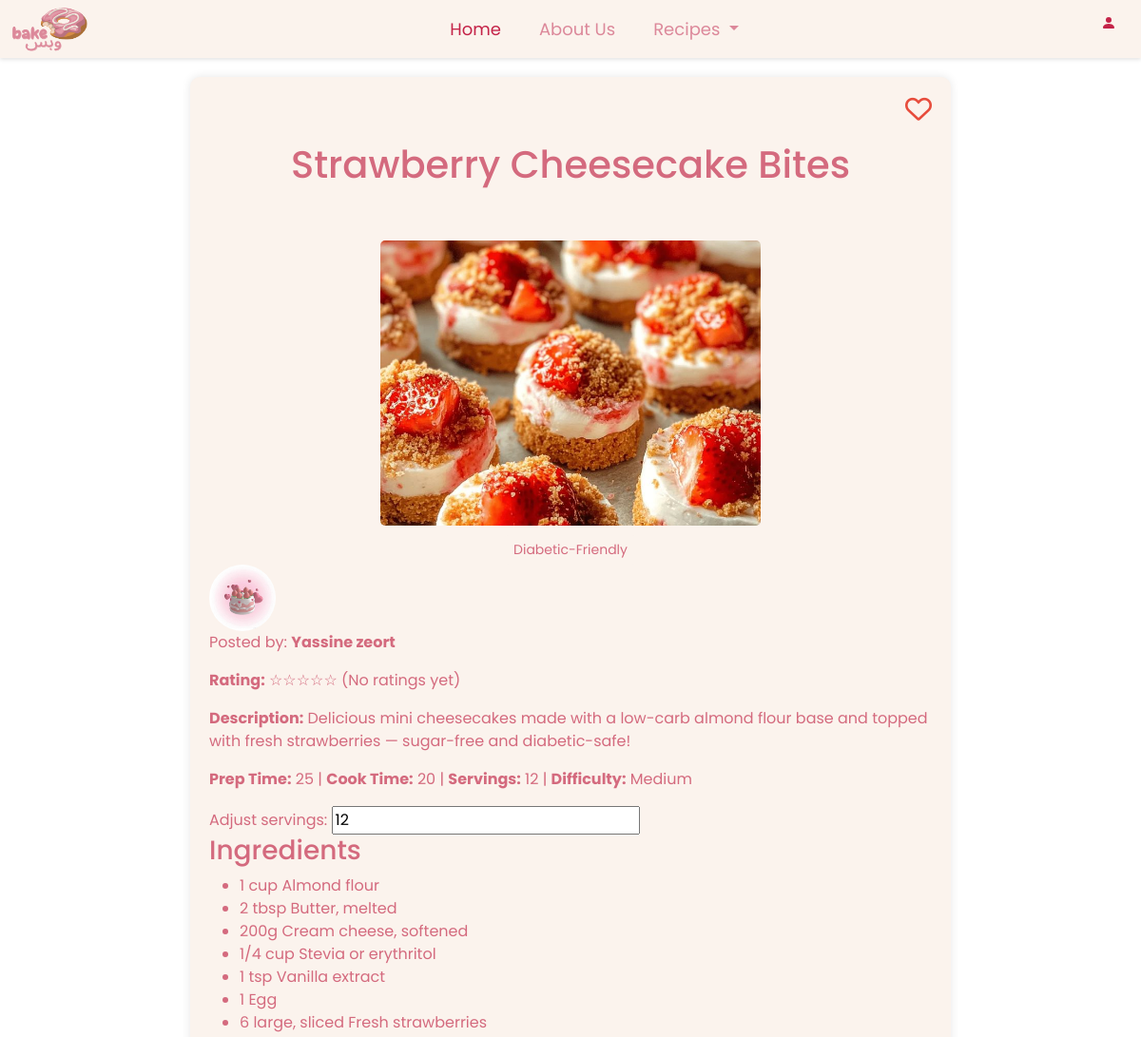
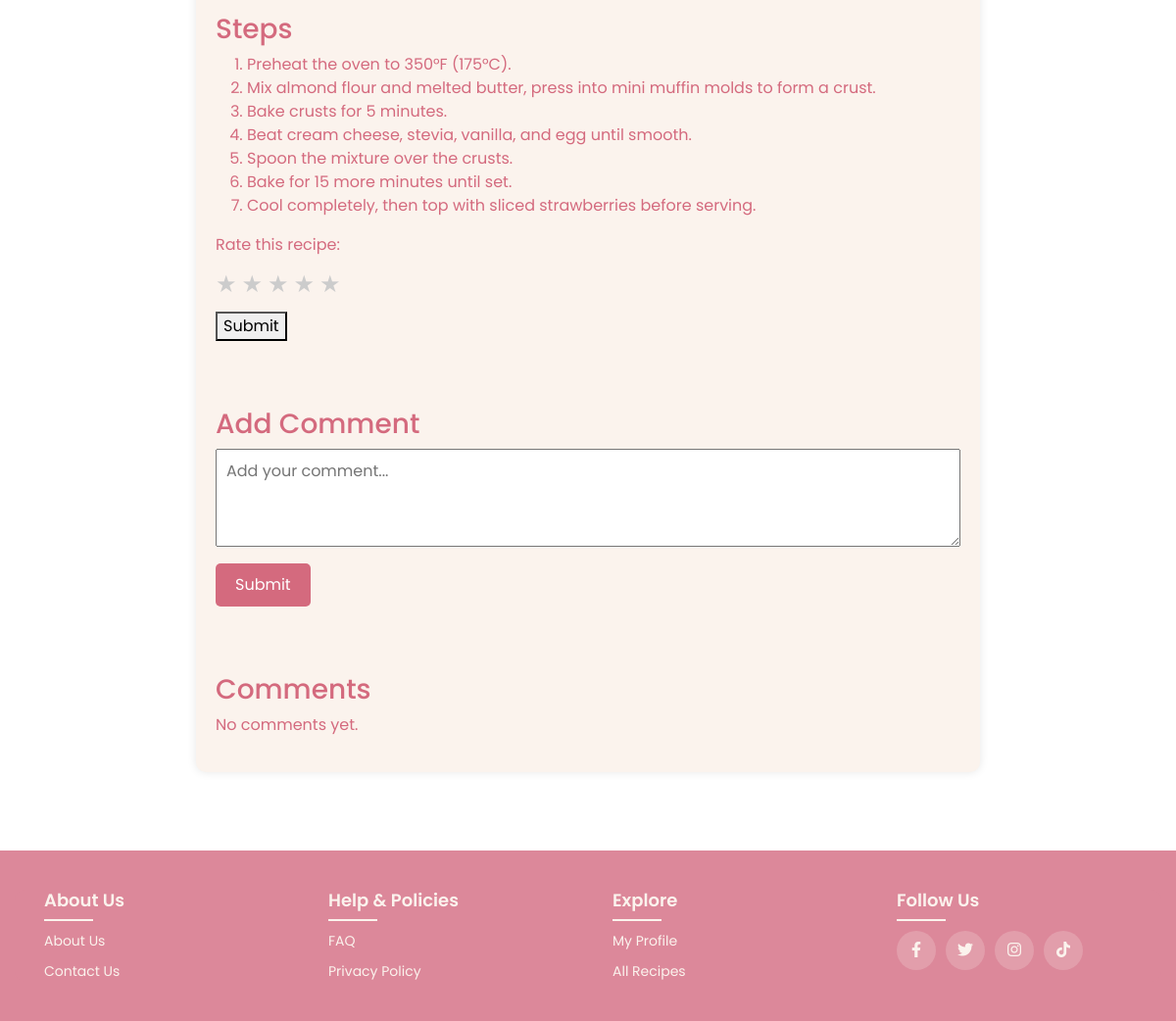
Before: /individual-recipes.php?id=95 (signed in) with the older database file (2 pictures, top to bottom).
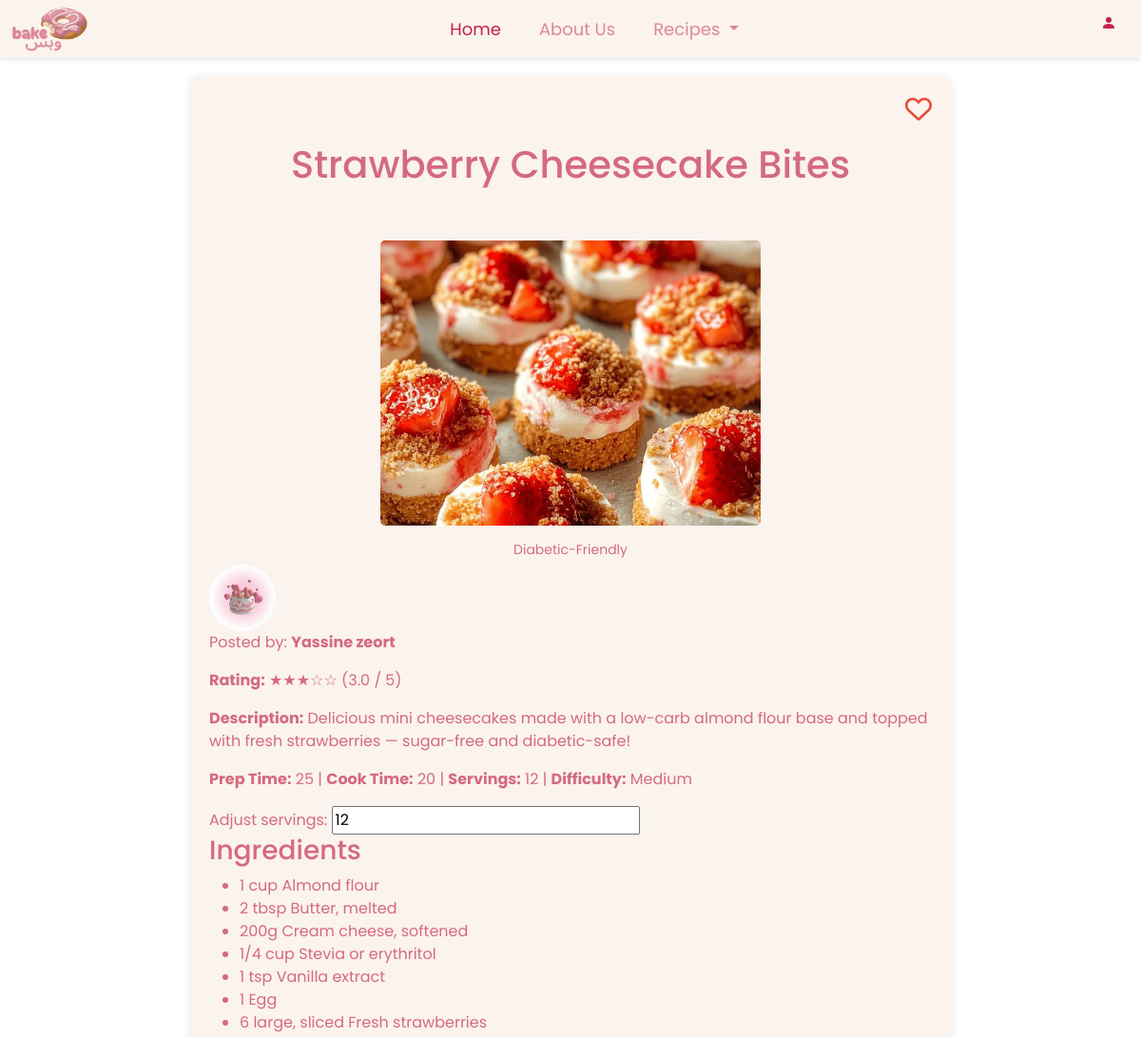
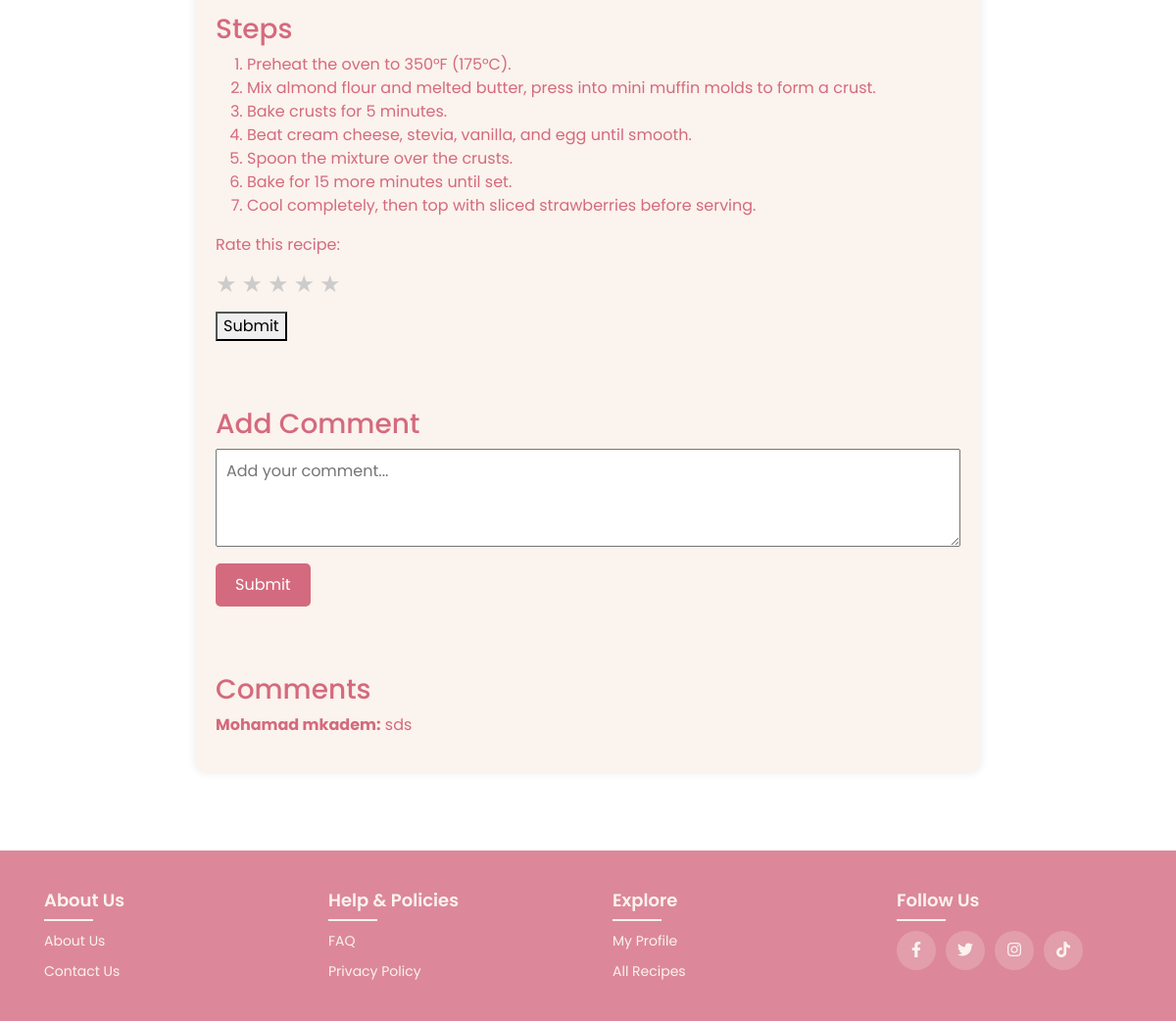
After: the same page with the newer database file (2 pictures, top to bottom).
### tables this page shows
CREATE TABLE `recipe` (
  `id` int(11) NOT NULL,
  `name` varchar(255) NOT NULL,
  `description` text DEFAULT NULL,
  `category` varchar(100) NOT NULL,
  `prep_time` int(11) DEFAULT NULL,
  `cook_time` int(11) DEFAULT NULL,
  `servings` int(11) DEFAULT NULL,
  `difficulty` enum('Easy','Medium','Hard') NOT NULL DEFAULT 'Easy',
  `image` varchar(255) DEFAULT NULL,
  `ingredients` text DEFAULT NULL,
  `steps` text DEFAULT NULL,
  `user` varchar(255) DEFAULT NULL,
  `created_at` timestamp NOT NULL DEFAULT current_timestamp(),
  `user_id` int(11) NOT NULL
);

CREATE TABLE `users` (
  `user_id` int(11) NOT NULL,
  `username` varchar(50) NOT NULL,
  `email` varchar(100) NOT NULL,
  `password_hash` varchar(255) NOT NULL,
  `profile_picture` varchar(255) DEFAULT 'images/default.png',
  `bio` varchar(270) DEFAULT 'No bio yet',
  `hobbies` varchar(150) DEFAULT 'Still looking for new hobbies...',
  `Userrole` varchar(8) DEFAULT 'Baker'
);

CREATE TABLE `reviews` (
  `review_id` int(11) NOT NULL,
  `recipe_id` int(11) NOT NULL,
  `user_id` int(11) NOT NULL,
  `rating` tinyint(4) NOT NULL CHECK (`rating` between 1 and 5),
  `comment` text DEFAULT NULL
);

### individual-recipes.php (the view, shortened to what this page needs)
<?php
    include 'individualrecipe.php';
    $isLoggedIn = isset($_SESSION['user_id']);
    $user_id = $_SESSION['user_id'];
    $recipe_id = $_GET['id'];
    $query = "SELECT * FROM recipe WHERE id = :id";
    $stmt = $con->prepare($query);
    $stmt->bindParam(':id', $recipe_id, PDO::PARAM_INT);
    $stmt->execute();
    $recipe = $stmt->fetch(PDO::FETCH_ASSOC);
    $userQuery = $con->prepare("SELECT username, profile_picture FROM users WHERE user_id = ?");
    $userQuery->execute([$recipe['user_id']]);
    $userInfo = $userQuery->fetch();
    $ingredients = json_decode($recipe['ingredients'], true);
    $steps = json_decode($recipe['steps'], true);
    $ratingQuery = $con->prepare("SELECT AVG(rating) AS avg_rating FROM reviews WHERE recipe_id = ?");
    $ratingQuery->execute([$recipe_id]);
    $ratingResult = $ratingQuery->fetch();
    function checkIfFavorited($user_id, $recipe_id, $con) {
        $stmt = $con->prepare("SELECT * FROM favorites WHERE user_id = :user_id AND recipe_id = :recipe_id");
        $stmt->bindParam(':user_id', $user_id, PDO::PARAM_INT);
        $stmt->bindParam(':recipe_id', $recipe_id, PDO::PARAM_INT);
        $stmt->execute();
        return $stmt->rowCount() > 0;
    }
    $isFavorited = checkIfFavorited($user_id, $recipe_id, $con);
    $commentsStmt = $con->prepare("SELECT users.username, reviews.comment FROM reviews JOIN users ON reviews.user_id = users.user_id WHERE reviews.recipe_id = :recipe_id");
    $commentsStmt->bindParam(':recipe_id', $recipe_id, PDO::PARAM_INT);
    $commentsStmt->execute();
    $comments = $commentsStmt->fetchAll(PDO::FETCH_ASSOC);
?>
<!DOCTYPE html>
<html lang="en">
<head>
    <link href="https://cdn.jsdelivr.net/npm/bootstrap@5.3.2/dist/css/bootstrap.min.css" rel="stylesheet">
    <link rel="stylesheet" href="https://cdnjs.cloudflare.com/ajax/libs/font-awesome/6.0.0/css/all.min.css">
</head>
<body>
    <nav class="navbar custom-navbar sticky-top">
        <div class="container-fluid">
            <a class="navbar-brand" href="#">
                <img src="images/final.png" alt="Website Logo" width="80" height="50" class="d-inline-block align-text-top">
            </a>
            <ul class="navbar-nav d-flex flex-row">
                <li class="nav-item me-3">
                    <a class="nav-link active" aria-current="page" href="index.php">Home</a>
                </li>
                <li class="nav-item me-3">
                    <a class="nav-link" href="about us.php">About Us</a>
                </li>
                <li class="nav-item dropdown me-3">
                    <a class="nav-link dropdown-toggle" href="#" role="button" data-bs-toggle="dropdown" aria-expanded="false">
                        Recipes
                    </a>
                </li>
            </ul>
            <div class="d-flex">
                <?php if (!$isLoggedIn): ?>
                    <button class="btn btn-outline-danger me-2" onclick="window.location.href='login.php'">Log In</button>
                <?php else: ?>
                    <div onclick="window.location.href='profile page.php'" style="cursor:pointer;">
                        <svg xmlns="http://www.w3.org/2000/svg" width="30" height="30" fill="#c42348" class="bi bi-person-fill">
                            <path d="M3 14s-1 0-1-1 1-4 6-4 6 3 6 4-1 1-1 1zm5-6a3 3 0 1 0 0-6 3 3 0 0 0 0 6"/>
                        </svg>
                    </div>
                <?php endif; ?>
            </div>
        </div>
    </nav>
    <div class="container">
        <i class="<?php echo $isFavorited ? 'fa-solid' : 'fa-regular'; ?> fa-heart favorite-heart" id="favoriteHeart" onclick="toggleFavorite(<?php echo $user_id; ?>, <?php echo $recipe_id; ?>)"></i>
        <br></br>
        <div class="recipe-header">
            <h1><?= htmlspecialchars($recipe['name'] ?? 'No Name Available') ?></h1>
            <br></br>
            <img src="images/<?= htmlspecialchars($recipe['image'] ?? 'default.jpg') ?>" alt="Recipe Image" class="recipe-img" style="width: 400px; height: 300px; object-fit: cover;">
            <div class="categories">
                <?php
                $categories = explode(',', $recipe['category'] ?? '');
                $categories = array_unique($categories);
                foreach ($categories as $category) {
                    echo '<div class="category">' . htmlspecialchars(trim($category)) . '</div>';
                }
                ?>
            </div>
        </div>
        <div class="user-info">
            <img src="<?= htmlspecialchars($userInfo['profile_picture'] ?? 'default.png') ?>" alt="User Picture" class="user-pic">
            <p>Posted by: <strong><?= htmlspecialchars($userInfo['username'] ?? 'Unknown User') ?></strong></p>
        </div>
        <?php
            $averageRating = $ratingResult['avg_rating'];
            echo '<p><strong>Rating:</strong> ';
            if ($averageRating) {
                $roundedRating = round($averageRating);
                for ($i = 1; $i <= 5; $i++) {
                    echo ($i <= $roundedRating) ? '★' : '☆';
                }
                echo " (" . number_format($averageRating, 1) . " / 5)";
            } else {
                echo str_repeat('☆', 5);
                echo " (No ratings yet)";
            }
            echo '</p>';
        ?>
        <p><strong>Description:</strong> <?= htmlspecialchars($recipe['description']) ?></p>
        <p><strong>Prep Time:</strong> <?= htmlspecialchars($recipe['prep_time']) ?> | <strong>Cook Time:</strong>  <?= htmlspecialchars($recipe['cook_time']) ?> | <strong>Servings:</strong> <?= htmlspecialchars($recipe['servings']) ?> | <strong>Difficulty:</strong> <?= htmlspecialchars($recipe['difficulty']) ?></p>
        <div class="serving-calculator">
            <label for="servingInput">Adjust servings:</label>
            <input type="number" id="servingInput" value=<?= htmlspecialchars($recipe['servings']) ?> min="1" onchange="adjustIngredients()">
        </div>
        <h3>Ingredients</h3>
        <ul id="ingredients-list">
            <?php
            foreach ($ingredients as $ingredient) {
                echo "<li id=\"ingredient-" . htmlspecialchars($ingredient['ingredient']) . "\" data-quantity=\"" . htmlspecialchars($ingredient['quantity']) . "\">" . htmlspecialchars($ingredient['quantity']) . " " . htmlspecialchars($ingredient['ingredient']) . "</li>";
            }
            ?>
        </ul>
        <h3>Steps</h3>
        <ol id="steps-list">
            <?php
            foreach ($steps as $step) {
                echo "<li>" . htmlspecialchars($step) . "</li>";
            }
            ?>
        </ol>
        <div class="user-rating">
                    <form method="post" action="">
                        <label for="rating">Rate this recipe:</label>
                        <div class="star-rating">
                            <?php for ($i = 1; $i <= 5; $i++): ?>
                                <span class="star" data-value="<?= $i ?>" onclick="setRating(<?= $i ?>)">
                                    ★
                                </span>
                            <?php endfor; ?>
                        </div>
                        <button type="submit" name="submit_rating">Submit</button>
                    </form>
                </div>
                <div class="discussion-section">
                <br></br>
                <h3>Add Comment</h3>
                <form method="POST" action="individual-recipes.php?id=<?php echo $recipe_id; ?>" style="margin-bottom: 20px;">
                    <textarea name="comment" placeholder="Add your comment..." required
                        style="width: 100%; height: 100px; padding: 10px; font-size: 16px; resize: vertical;"></textarea>
                    <button type="submit"
                        style="margin-top: 10px; padding: 10px 20px; font-size: 16px; display: block;">Submit</button>
                </form>
                <br></br>
                <h3>Comments</h3>
                <div id="commentsList">
                    <?php
                    $hasComments = false;
                    foreach ($comments as $comment) {
                        if (!empty(trim($comment['comment']))) {
                            $hasComments = true;
                            echo '<p><strong>' . htmlspecialchars($comment['username']) . ':</strong> ' . htmlspecialchars($comment['comment']) . '</p>';
                        }
                    }
                    if (!$hasComments) {
                        echo '<p>No comments yet.</p>';
                    }
                    ?>
                </div>
            </div>
        </div>
</body>
    <footer class="footer">
        <div class="container">
            <div class="row">
                <div class="footer-col">
                    <h4>About Us</h4>
                    <ul>
                        <li><a href="about us.php">About us</a></li>
                        <li><a href="contactUs.php">Contact us</a></li>
                    </ul>
                </div>
                <div class="footer-col">
                    <h4>Help & Policies</h4>
                    <ul>
                        <li><a href="#faqpage.php">FAQ</a></li>
                        <li><a href="privacy.php">Privacy Policy</a></li>
                    </ul>
                </div>
                <div class="footer-col">
                    <h4>Explore</h4>
                    <ul>
                        <li><a href="profile page.php">My Profile</a></li>
                        <li><a href="recipes.php">All Recipes</a></li>
                    </ul>
                </div>
                <div class="footer-col">
                    <h4>Follow Us</h4>
                    <div class="social-links">
                        <a href="#"><i class="fab fa-facebook-f"></i></a>
                        <a href="#"><i class="fab fa-twitter"></i></a>
                        <a href="#"><i class="fab fa-instagram"></i></a>
                        <a href="#"><i class="fab fa-tiktok"></i></a>
                    </div>
                </div>
            </div>
        </div>
    </footer>
</html>

### individual-recipes.php (style rules this page uses)
body { background-image: url('https://i.pinimg.com/736x/ec/88/01/ec88011e4d940a6fbfde37d59b58b85b.jpg'); background-size: cover; font-family: 'Poppins', sans-serif; color: #d46a7e; margin: 0; padding: 0; }
.container { background: #fbf3ed; padding: 20px; border-radius: 10px; max-width: 800px; margin: 20px auto; box-shadow: 0 0 10px rgba(0, 0, 0, 0.1); position: relative; }
.custom-navbar { font-family: 'Poppins', sans-serif; font-size: 20px; background-color: #fbf3ed !important; box-shadow: 0 2px 4px rgba(0, 0, 0, 0.1); z-index: 1000; padding: 0; }
.custom-navbar.sticky-top { position: sticky; top: 0; }
.custom-navbar .navbar-nav .nav-link { color: #dc889a !important; font-size: 18px; padding: 8px 12px; transition: color 0.3s ease; }
.custom-navbar .navbar-nav .nav-link.active, .custom-navbar .navbar-nav .nav-link:hover { color: #c42348 !important; }
.custom-navbar .navbar-brand { color: #dc889a !important; font-size: 18px; margin-left: 0; }
.recipe-header { text-align: center; }
.recipe-img { width: 30%; border-radius: 5px; }
.categories { text-align: center; margin-top: 10px; display: flex; flex-wrap: wrap; gap: 10px; justify-content: center; }
.category { background: #fbf3ed; padding: 5px 10px; border-radius: 5px; font-size: 14px; }
.favorite-heart { font-size: 28px; color: #e74c3c; cursor: pointer; transition: color 0.3s; position: absolute; top: 20px; right: 20px; }
.rating-section, .discussion-section { margin-top: 20px; }
.star-rating { display: flex; gap: 5px; margin: 10px 0; }
.star { cursor: pointer; font-size: 24px; color: #ccc; }
.discussion-section button { padding: 10px 20px; background: #d46a7e; color: #fff; border: none; border-radius: 5px; cursor: pointer; }
.user-info img { width: 70px; height: 70px; border-radius: 50%; object-fit: cover; }
.footer { background-color: #dc889a; padding: 40px 0; font-family: 'Poppins', sans-serif; margin-top: 80px; color: #fbf3ed; }
.footer .container { background-color: #dc889a; max-width: 1170px; margin: auto; padding: 0 15px; box-shadow: none; border: none; }
.footer .row { display: flex; flex-wrap: wrap; justify-content: space-between; gap: 20px; margin: 0; padding: 0; }
.footer-col { flex: 1; min-width: 200px; padding: 0 15px; }
.footer-col h4 { font-size: 18px; color: #fbf3ed; text-transform: capitalize; margin-bottom: 20px; font-weight: 600; position: relative; }
.footer-col h4::before { content: ''; position: absolute; left: 0; bottom: -10px; background-color: #fbf3ed; height: 2px; box-sizing: border-box; width: 50px; }
.footer-col ul { list-style: none; padding-left: 0; margin: 0; }
.footer-col ul li:not(:last-child) { margin-bottom: 10px; }
.footer-col ul li a { font-size: 14px; text-transform: capitalize; color: #fbf3ed; text-decoration: none; font-weight: 400; display: block; transition: all 0.3s ease; }
.footer-col .social-links { display: flex; gap: 10px; }
.footer-col .social-links a { display: inline-block; height: 40px; width: 40px; background-color: rgba(251, 243, 237, 0.2); text-align: center; line-height: 40px; border-radius: 50%; color: #fbf3ed; transition: all 0.5s ease; }

Changed rows visible on the page:
added reviews: user.username "Mohamad mkadem", comment "sds"
Other visible differences:
$averageRating: (not shown) → "3.0"
str_repeat('☆', 5): "☆☆☆☆☆" → (not shown)
text no longer shown: "(No ratings yet) No comments yet."
text now shown: "( / 5)"
